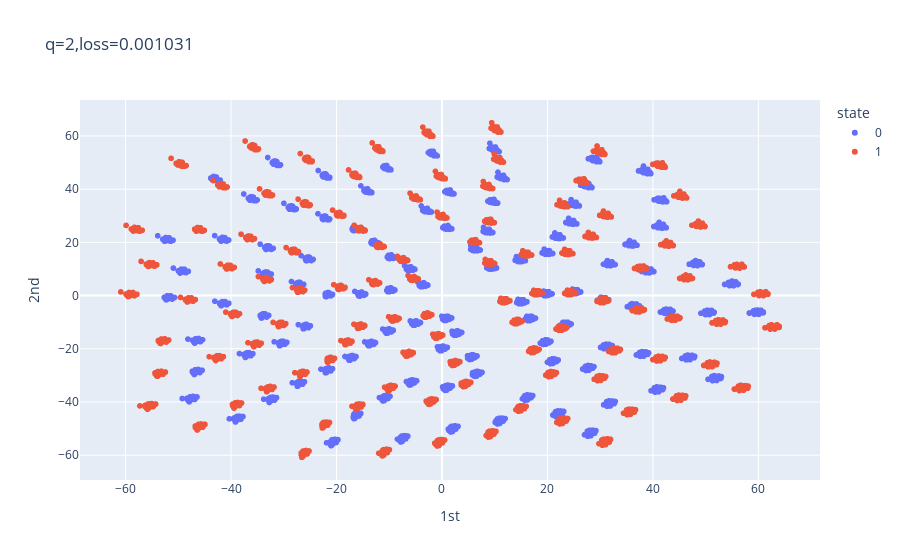

The notebook cell saved with this chart:
### Code cell
Adam = tf.keras.optimizers.Adam(learning_rate=0.001,beta_1=0.9,beta_2=0.999,epsilon=1e-07)
SGD = tf.keras.optimizers.SGD(learning_rate=0.001,momentum=0.0,nesterov=False)
model.compile(loss='mse',optimizer=Adam)
history = model.fit(X,X,epochs=1000,verbose=0,callbacks=[CustomCallback()])

### Figure 1 — Plotly figure (JSON) as saved in the notebook; plotly's stock layout.template omitted (floating-point values rounded to 4 significant figures; data arrays with more than 128 entries replaced by an {"elided": "..."} marker saying what was removed)
{"data": [{"hovertemplate": "state=0<br>1st=%{x}<br>2nd=%{y}<br>shift=%{text}<extra></extra>", "legendgroup": "0", "marker": {"color": "#636efa", "symbol": "circle"}, "mode": "markers+text", "name": "0", "showlegend": true, "text": {"elided": "10000 int values"}, "type": "scattergl", "x": {"elided": "10000 float values"}, "xaxis": "x", "y": {"elided": "10000 float values"}, "yaxis": "y"}, {"hovertemplate": "state=1<br>1st=%{x}<br>2nd=%{y}<br>shift=%{text}<extra></extra>", "legendgroup": "1", "marker": {"color": "#EF553B", "symbol": "circle"}, "mode": "markers+text", "name": "1", "showlegend": true, "text": {"elided": "10000 int values"}, "type": "scattergl", "x": {"elided": "10000 float values"}, "xaxis": "x", "y": {"elided": "10000 float values"}, "yaxis": "y"}], "layout": {"autosize": true, "legend": {"title": {"text": "state"}, "tracegroupgap": 0}, "title": {"text": "q=2,loss=0.001031"}, "xaxis": {"anchor": "y", "autorange": true, "domain": [0, 1], "range": [-68.89, 71.93], "title": {"text": "1st"}, "type": "linear"}, "yaxis": {"anchor": "x", "autorange": true, "domain": [0, 1], "range": [-70.51, 74.7], "title": {"text": "2nd"}, "type": "linear"}}}
